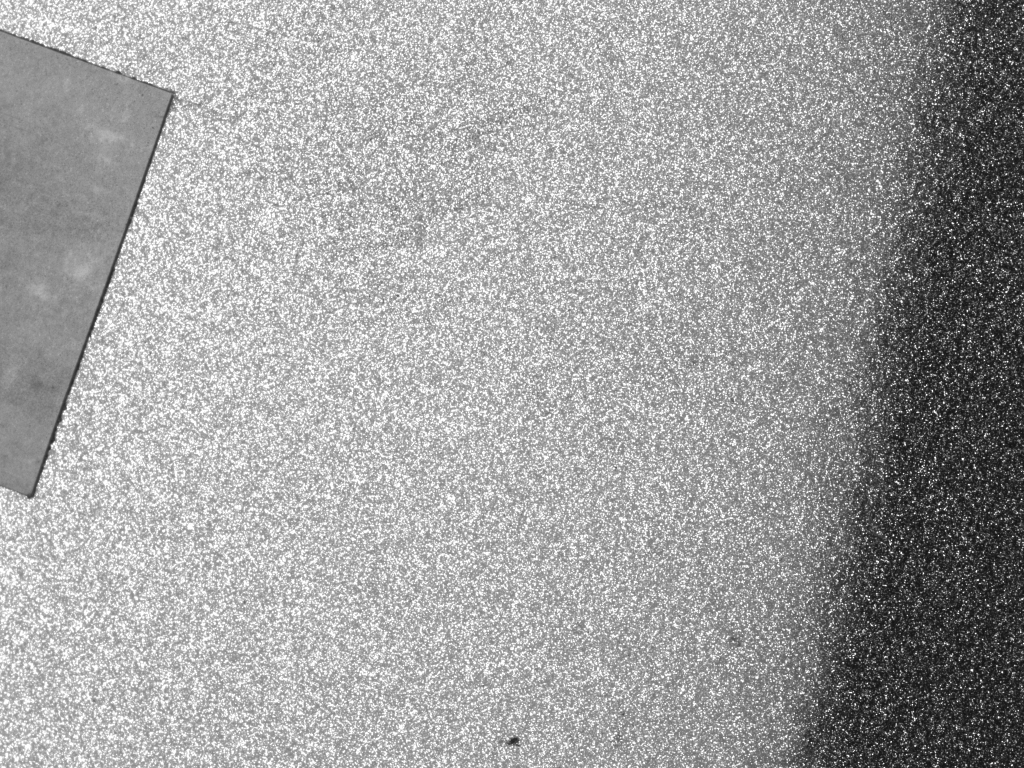
#> input picture data20260903/data20260903/image1.png, 2048 x 1536 px, given in place of image15_triming.png, which was not available (shown at 1/2 size)
$ python compare_simple_defect_baselines.py   (older library calls are emulated)
#> lines starting #> are read from the running program, lines starting #| are printed output that depends on the picture; pictures that were not available may be replaced by others from this repository, and a replacement may not be noted
"""Compare local FFT, local brightness contrast, and edge features on image15 region 171."""
from __future__ import annotations

import csv
import json
from pathlib import Path

import cv2
import matplotlib
matplotlib.use("Agg")
import matplotlib.pyplot as plt
import numpy as np
from PIL import Image
from matplotlib.patches import Rectangle

ROOT = Path(__file__).resolve().parent
INPUT = ROOT / "data20260903" / "data20260903" / "triming" / "image15_triming.png"
OUT = ROOT / "outputs" / "⑩_単純手法比較" / "image15"
GRID = 16
TARGET = 171


def boundaries(length, n):
    return [(i * length // n, (i + 1) * length // n) for i in range(n)]


def robust_score(values):
    a = np.asarray(values, float)
    med = np.median(a)
    mad = np.median(np.abs(a - med))
    scale = 1.4826 * mad
    if scale < 1e-9:
        scale = np.std(a)
    return np.zeros_like(a) if scale < 1e-9 else np.clip(np.abs((a - med) / scale), 0, 10)


def high_rank(values):
    a = np.asarray(values, float)
    return np.array([1 + np.count_nonzero(a > x) for x in a])


def main():
    OUT.mkdir(parents=True, exist_ok=True)
    gray = np.asarray(Image.open(INPUT).convert("L"), dtype=np.uint8)
    h, w = gray.shape
#> h = 1536; w = 2048
    ys, xs = boundaries(h, GRID), boundaries(w, GRID)

    # Low-frequency background estimates illumination; positive residual is local darkness.
    gf = gray.astype(np.float32)
    local_bg = cv2.GaussianBlur(gf, (0, 0), sigmaX=12, sigmaY=12)
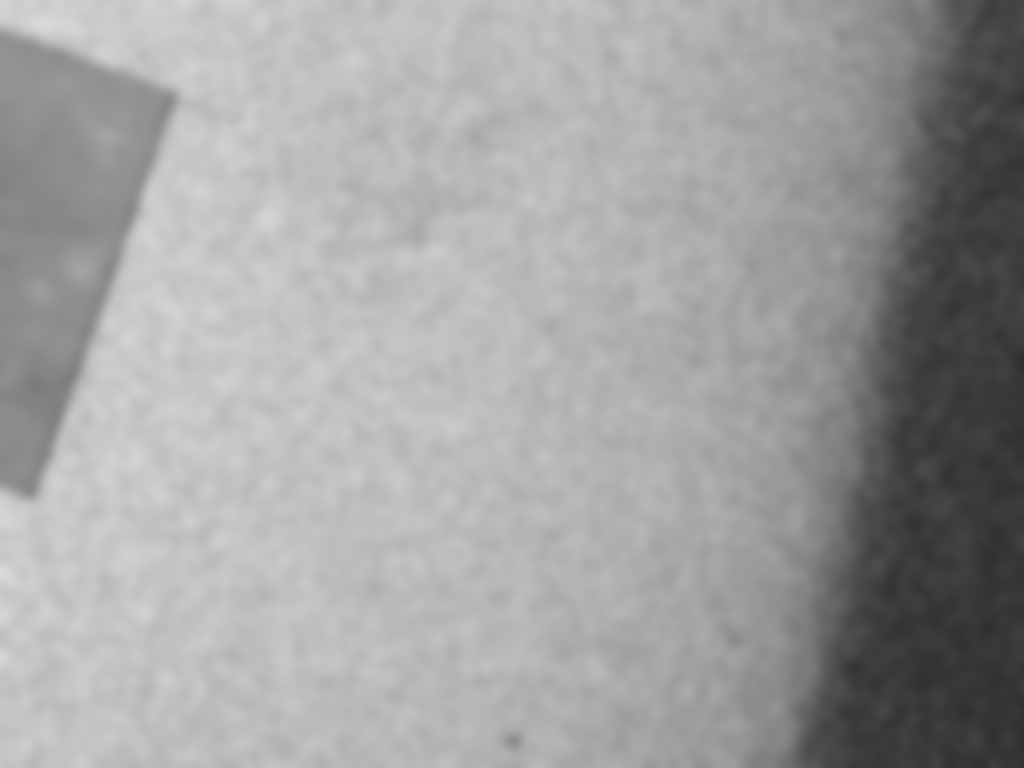
#> local_bg: shape (1536, 2048) float32 (shown at 1/2 size); min 46.64, max 218.2, mean 160.7
    dark_residual = np.maximum(local_bg - gf, 0)
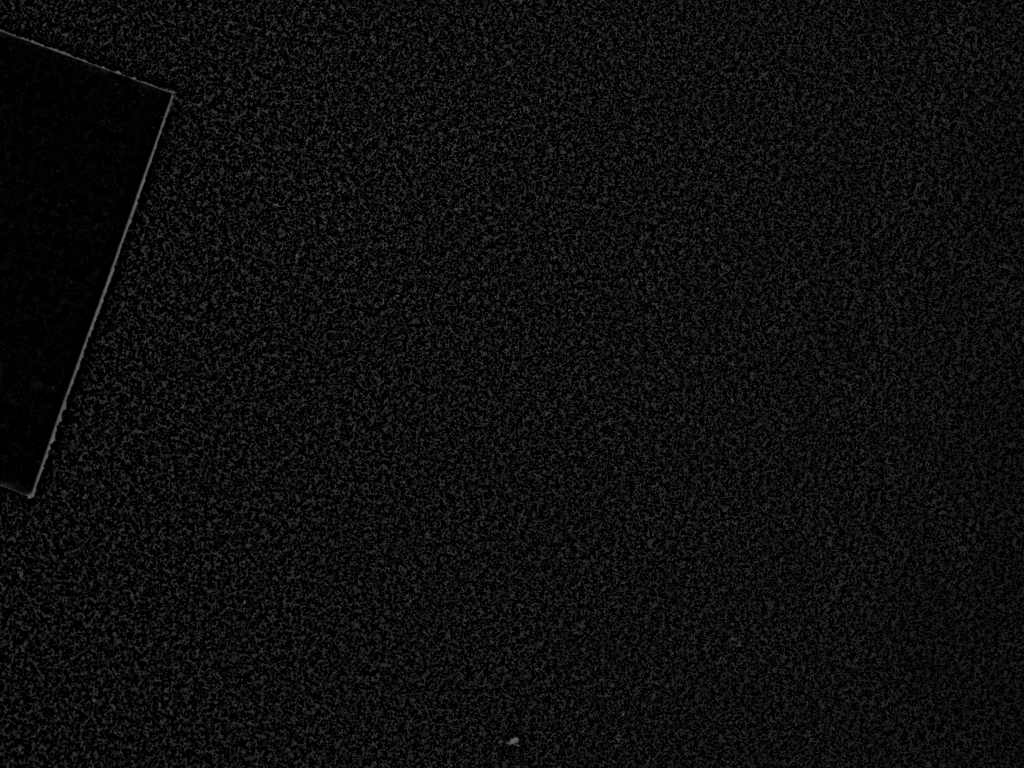
#> dark_residual: shape (1536, 2048) float32 (shown at 1/2 size); min 0, max 108.3, mean 14
    gx = cv2.Sobel(gf, cv2.CV_32F, 1, 0, ksize=3)
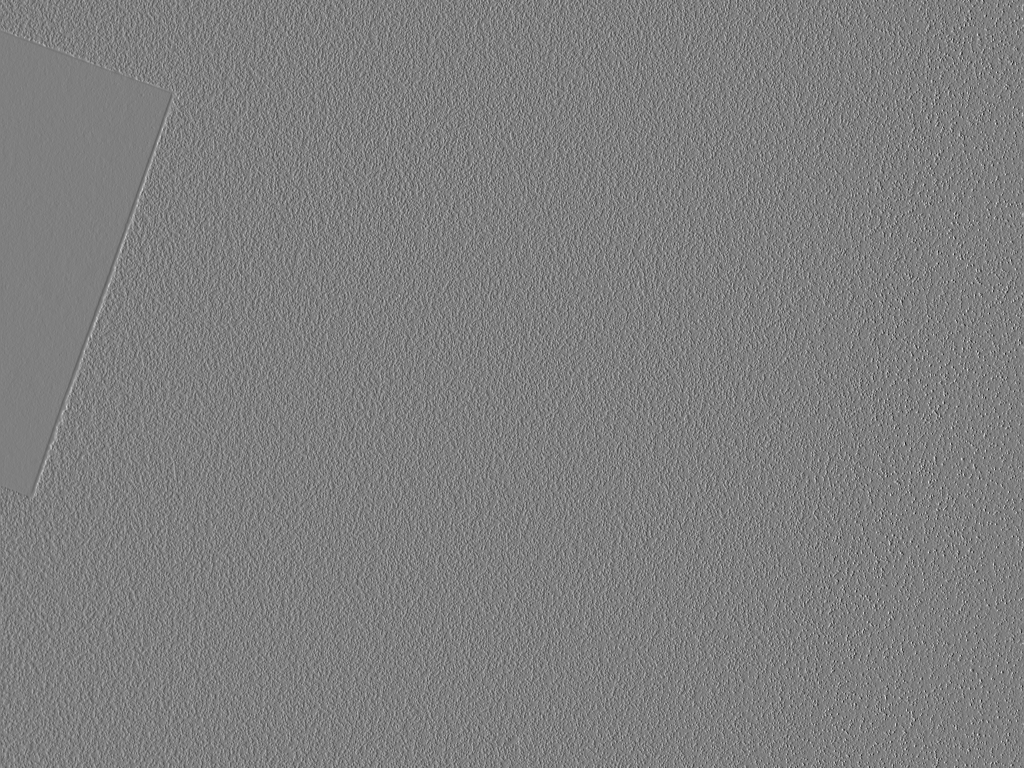
#> gx: shape (1536, 2048) float32 (shown at 1/2 size); min -840, max 843, mean -0.4; drawn with min black and max white
    gy = cv2.Sobel(gf, cv2.CV_32F, 0, 1, ksize=3)
    gradient = np.hypot(gx, gy)
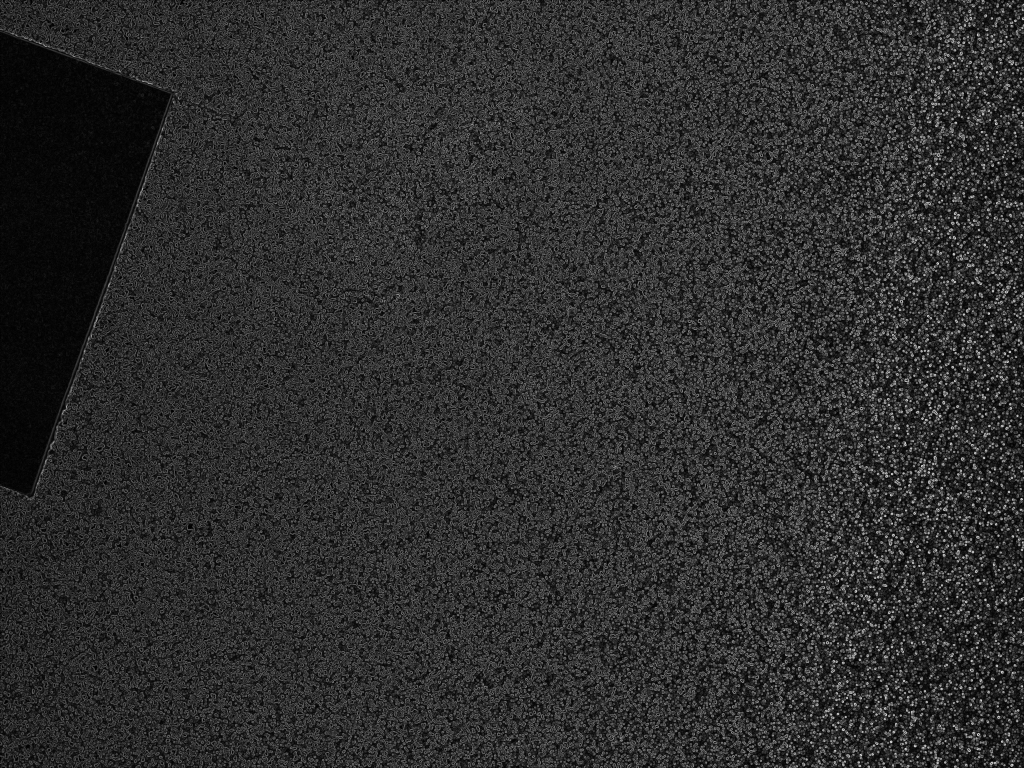
#> gradient: shape (1536, 2048) float32 (shown at 1/2 size); min 0, max 888.7, mean 161.9; drawn with min black and max white
    lo, hi = np.percentile(gradient, [82, 94])
#> lo = 272.9; hi = 364.6
    edges = cv2.Canny(gray, threshold1=float(lo), threshold2=float(hi), L2gradient=True)
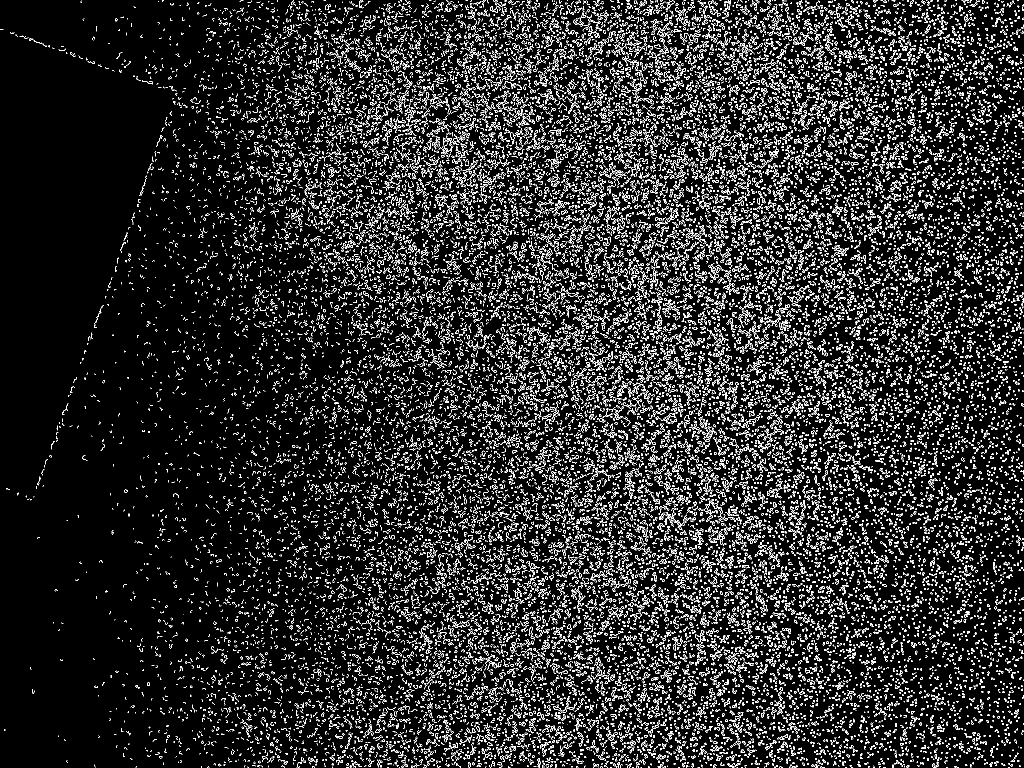
#> edges: shape (1536, 2048) (shown at 1/2 size); 10.3% white in thin lines or dots

    fft_features_path = ROOT / "outputs" / "⑧_マルチスケールFFT解析" / "image15" / "16x16" / "features.csv"
#> (the run stopped early here; a loop or call above may not have finished)

$ run again, on data_tag_patch_matched/image10_tag_patch.png
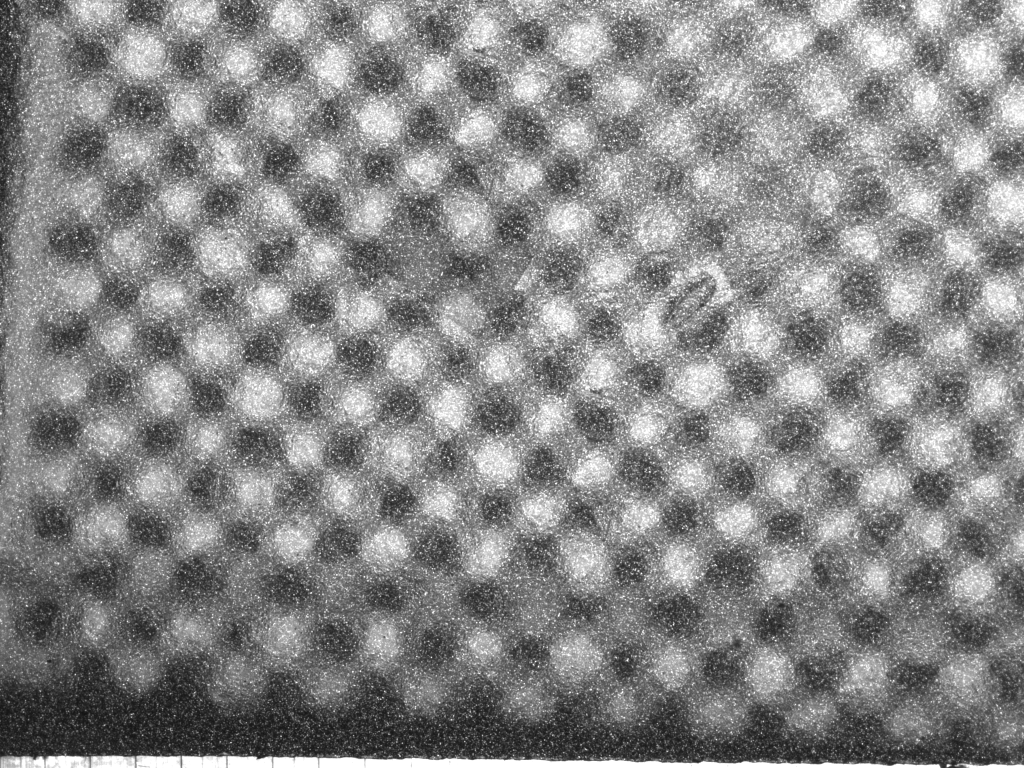
#> input picture data_tag_patch_matched/image10_tag_patch.png, 2048 x 1536 px, given in place of image15_triming.png, which was not available (shown at 1/2 size)
#> in main, gray is the input picture: shape (1536, 2048); min 17, max 255, mean 134.8
#> in main, `gradient = np.hypot(gx, gy)`:
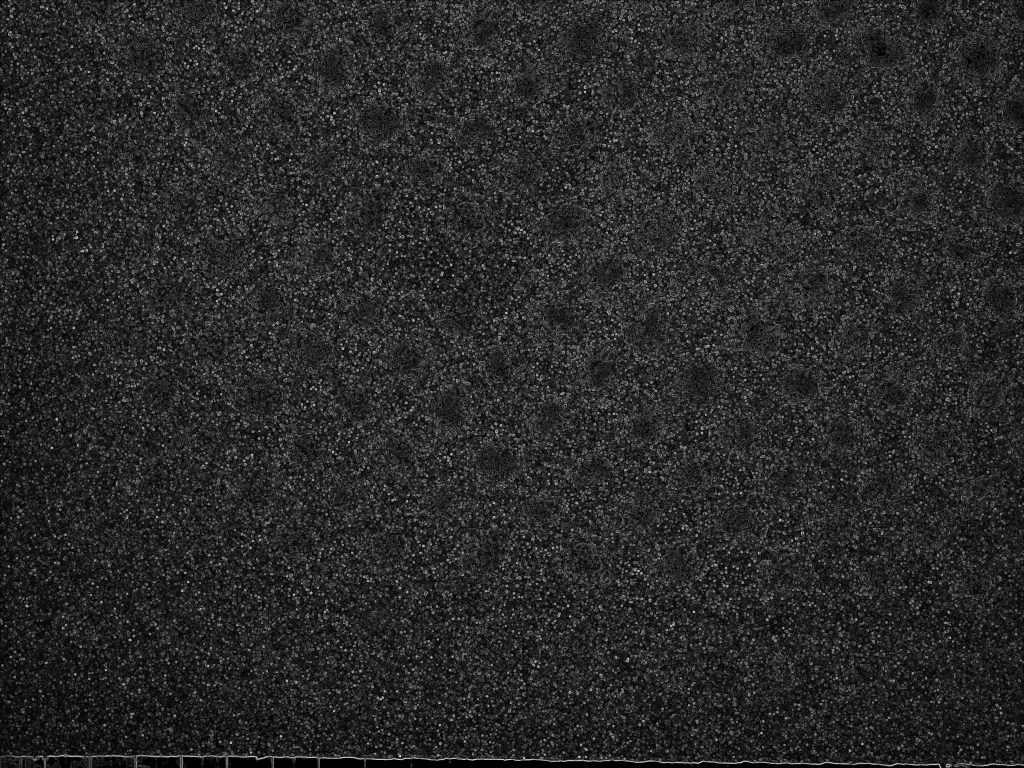
#> gradient: shape (1536, 2048) float32 (shown at 1/2 size); min 0, max 786, mean 128.6; drawn with min black and max white
#> lo = 202.5; hi = 296.1
#> in main, `edges = cv2.Canny(gray, threshold1=float(lo), threshold2=float(hi), L2..`:
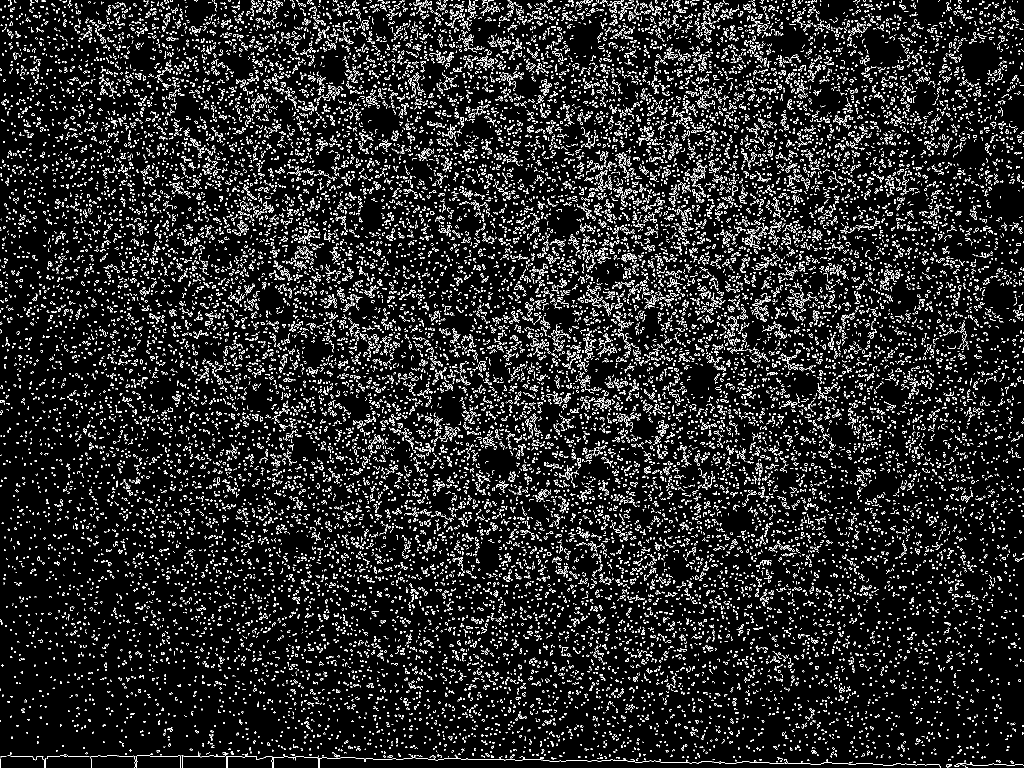
#> edges: shape (1536, 2048) (shown at 1/2 size); 9.2% white in thin lines or dots

$ run again, on data_tag_patch_matched/image11_tag_patch.png
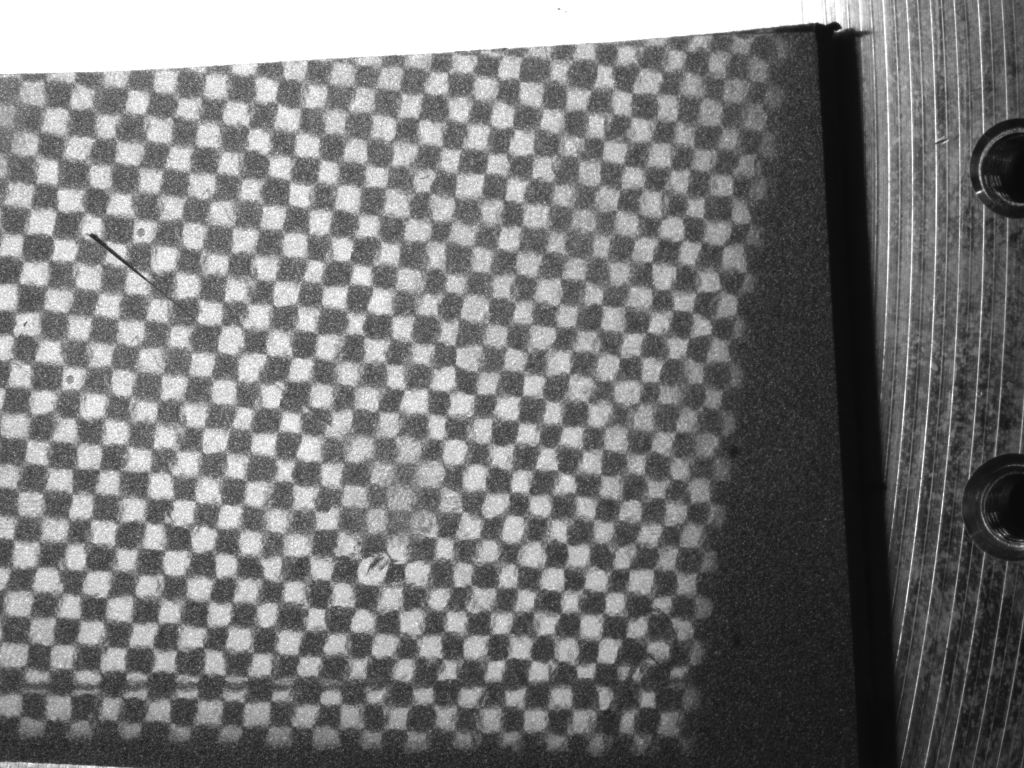
#> input picture data_tag_patch_matched/image11_tag_patch.png, 2048 x 1536 px, given in place of image15_triming.png, which was not available (shown at 1/2 size)
#> in main, gray is the input picture: shape (1536, 2048); min 9, max 255, mean 118
#> in main, `gradient = np.hypot(gx, gy)`:
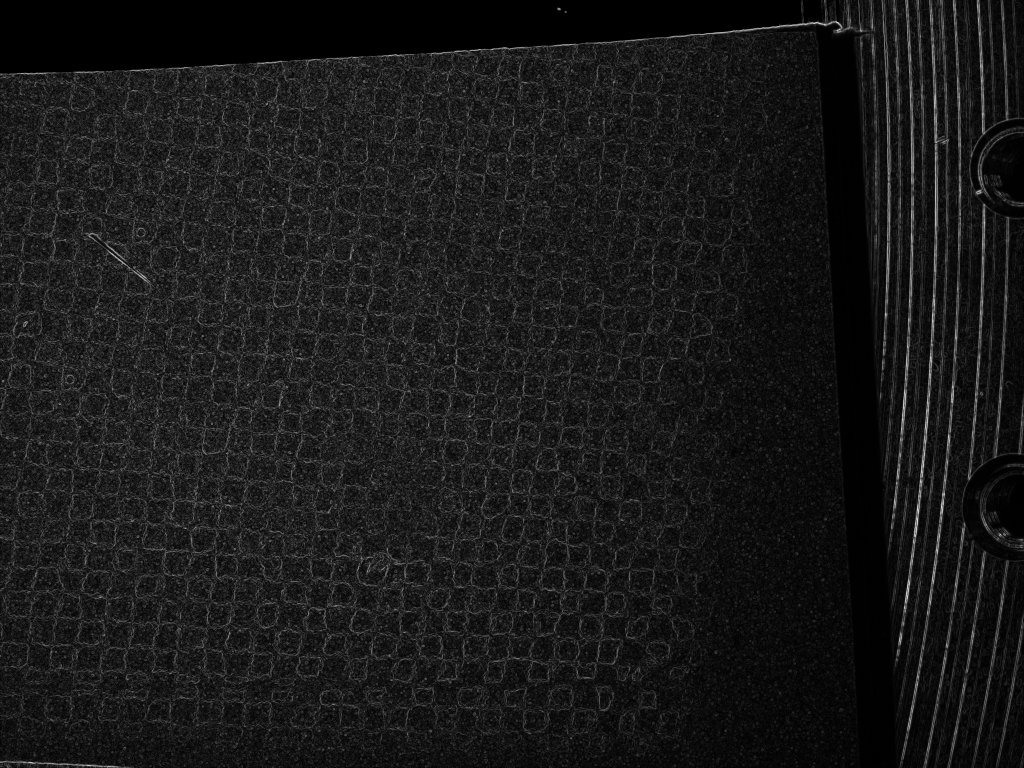
#> gradient: shape (1536, 2048) float32 (shown at 1/2 size); min 0, max 662.7, mean 66.5; drawn with min black and max white
#> lo = 109.6; hi = 164.9
#> in main, `edges = cv2.Canny(gray, threshold1=float(lo), threshold2=float(hi), L2..`:
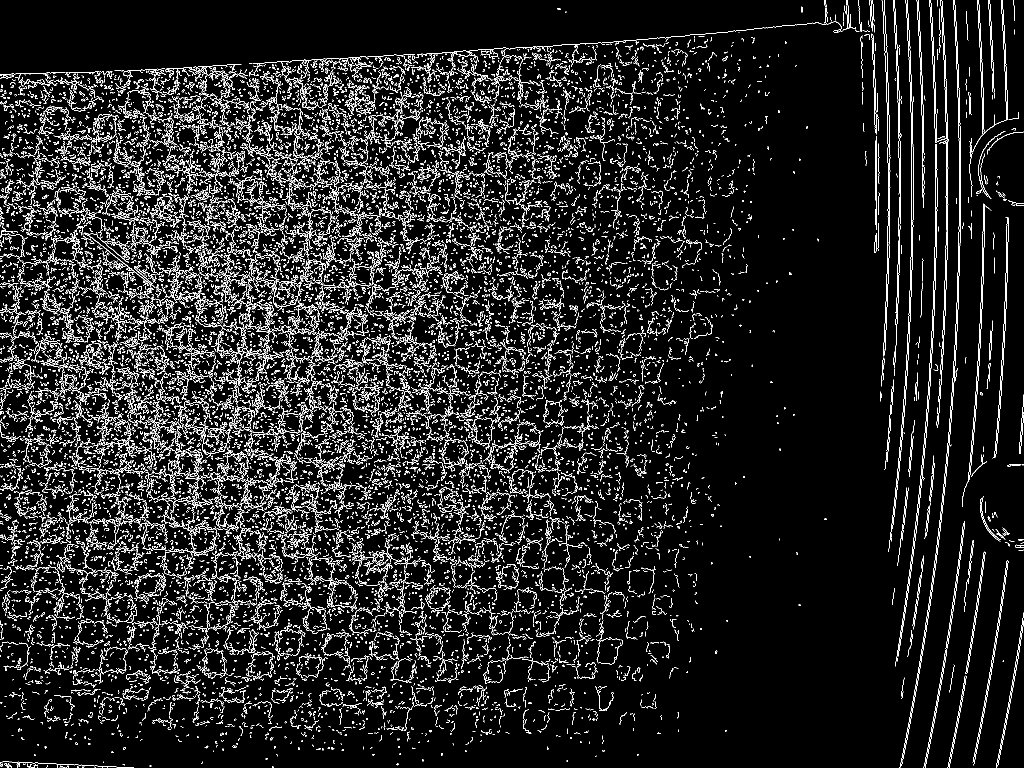
#> edges: shape (1536, 2048) (shown at 1/2 size); 8.5% white in thin lines or dots
